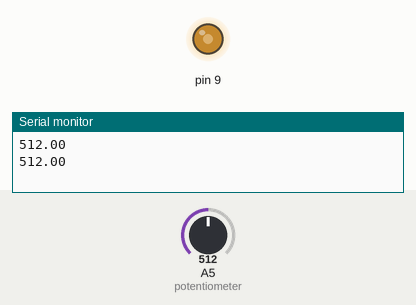
This sketch was run on a simulated Arduino Uno, built with avr-gcc and run on an emulated ATmega328P. Shown: output pins drawn as LEDs (lit = HIGH), the last lines printed to the serial monitor. The inputs (shaded band) are chosen by the test bench; at power-on: A5 (potentiometer) = 512.

Above: at 1.8 s.
1.9 s: A5 (potentiometer) set to 716
At 3.2 s:
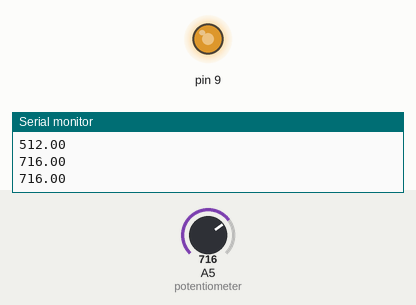
3.5 s: A5 (potentiometer) set to 900
At 4.8 s:
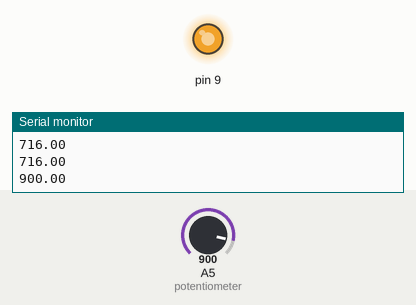
5.5 s: A5 (potentiometer) set to 122
At 6.4 s:
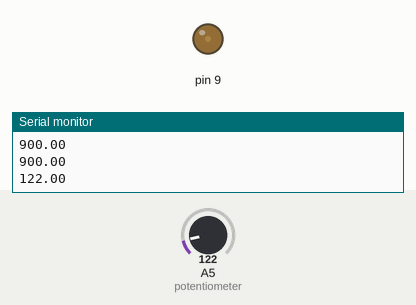
7.5 s: A5 (potentiometer) set to 0
At 9.2 s:
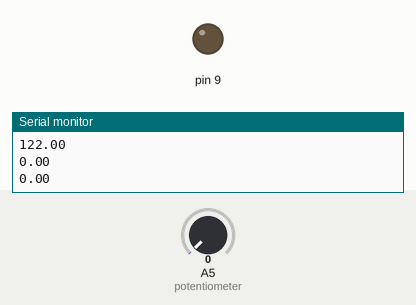
9.5 s: A5 (potentiometer) set to 511
At 10.8 s:
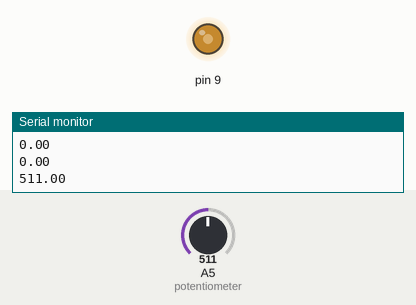
Timing chart, 0 to 12.5 s (numbered marks = the images above; inputs shaded):
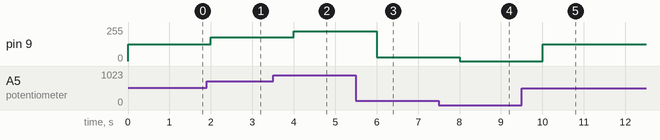

The sketch:

sketch.ino
```cpp
int potVal;
int ledbright;
float calcVal;

void setup() {
pinMode(9, OUTPUT);
pinMode(A5, INPUT);
Serial.begin(9600);

}

void loop() {
calcVal = analogRead(A5);
ledbright = map(calcVal,0,1023,0,255);
analogWrite(9,ledbright);
Serial.println(calcVal);
delay(1000);


}
```

Measured:
- after the input at 1.9 s, pin 9: 127/255 → 178/255 after 0.10 s
- after the input at 3.5 s, pin 9: 178/255 → 224/255 after 0.50 s
- after the input at 5.5 s, pin 9: 224/255 → 30/255 after 0.50 s
- after the input at 7.5 s, pin 9: 30/255 → 0/255 after 0.51 s
- after the input at 9.5 s, pin 9: 0/255 → 127/255 after 0.51 s
